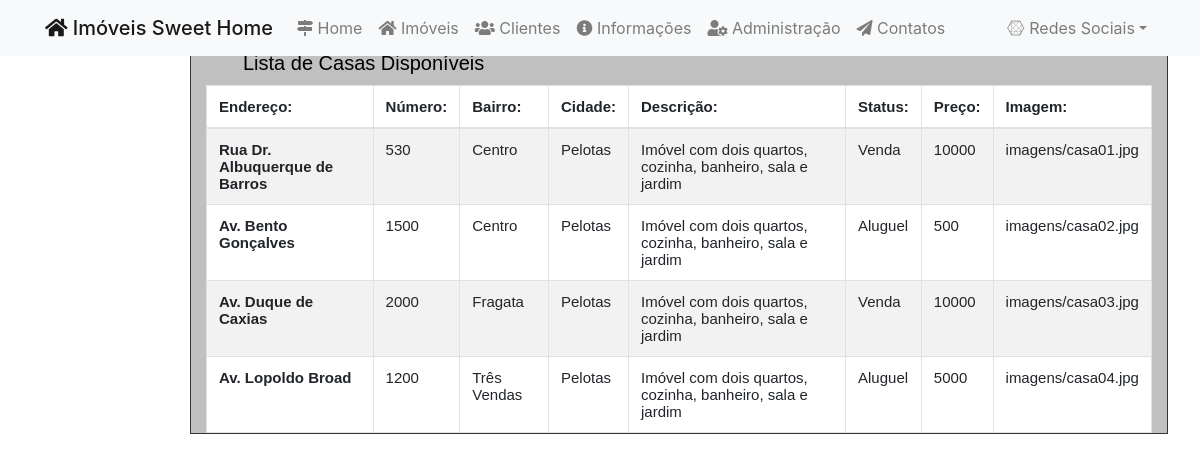
Before: /login/imoveis.php with the older database file.
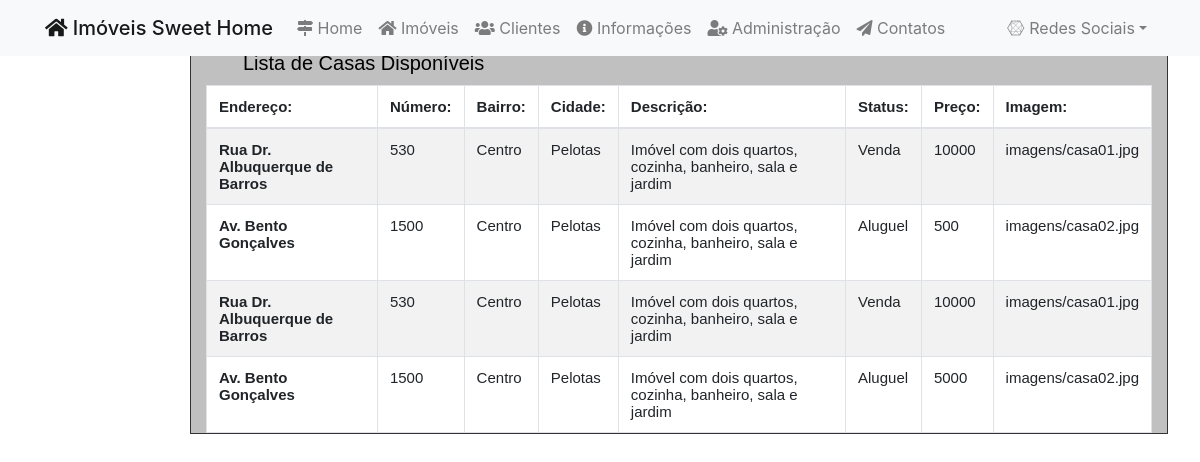
After: the same page with the newer database file.
### tables this page shows
CREATE TABLE `imoveis` (
  `id` int(11) NOT NULL,
  `endereco` varchar(200) NOT NULL,
  `numero` varchar(20) NOT NULL,
  `bairro` varchar(100) NOT NULL,
  `cidade` varchar(100) NOT NULL,
  `descricao` text NOT NULL,
  `status` varchar(50) NOT NULL,
  `preco` float NOT NULL,
  `imagem` varchar(200) NOT NULL
);

### login/imoveis.php (the view, shortened to what this page needs)
<?php
include '../includes/conexao.php';
?>
<!DOCTYPE html>
<html lang="pt-br">
<head>
    <link rel="stylesheet" type="text/css" href="css/estilo.css">
    <link rel="stylesheet" type="text/css" href="css/usuario.css">
    <link rel="stylesheet" href="https://use.fontawesome.com/releases/v5.3.1/css/all.css">
</head>
<body>
    <nav class="navbar navbar-expand-lg navbar-light bg-light mb-15">
        <div class="container">
            <a href="../index.php" class="navbar-brand h1 mb-0"><i class="fas fa-home"></i> Imóveis Sweet Home</a>
            <div class="collapse navbar-collapse" id="navbarSite">
                <ul class="navbar-nav mr-auto">
                    <li class="nav-item">
                        <a class="nav-link" href="../index.php"><i class="fas fa-map-signs"></i> Home</a>
                    </li>
                    <li class="nav-item">
                        <a class="nav-link" href="imoveis.php"><i class="fas fa-home"></i> Imóveis</a>
                    </li>
                    <li class="nav-item">
                        <a class="nav-link" href="../clientes.php"><i class="fas fa-users"></i> Clientes</a>
                    </li>
                    <li class="nav-item">
                        <a class="nav-link" href="#"><i class="fas fa-info-circle"></i> Informações</a>
                    </li>
                    <li class="nav-item">
                        <a class="nav-link" href="index.php"><i class="fas fa-user-cog"></i> Administração</a>
                    </li>
                    <li class="nav-item">
                        <a class="nav-link" href="../contatos.php"><i class="fas fa-paper-plane"></i> Contatos</a>
                    </li>
                </ul>
                <ul class="navbar-nav ml-auto">
                    <li class="nav-item dropdown">
                        <a href="#" class="nav-link dropdown-toggle" data-toggle="dropdown" id="navDrop"><i class="fab fa-connectdevelop"></i> Redes Sociais</a>
                    </li>
                </ul>
            </div>
        </div>
    </nav>
    <link rel="stylesheet" href="../css/bootstrap.min.css">
    <div id="box_usuarios">
        <?php
        $sql = "SELECT * FROM imoveis WHERE endereco != ''";
        $result = mysqli_query($conexao, $sql);
        if (mysqli_num_rows($result) == '') {
            echo "<h2>Não existem imóveis cadastrados!!</h2>";
        } else {
            ?>
            <div class="container">
                <h1 class="page-header">Lista de Casas Disponíveis</h1>
                <div class="table-responsive">
                    <table class="table table-striped table-bordered table-hover">
                        <thead>
                            <tr>
                                <th>Endereço:</th>
                                <th>Número:</th>
                                <th>Bairro:</th>
                                <th>Cidade:</th>
                                <th>Descrição:</th>
                                <th>Status:</th>
                                <th>Preço:</th>
                                <th>Imagem:</th>
                            </tr>
                        </thead>
                        <tbody>
                            <?php
                                while ($res_1 = mysqli_fetch_array($result)) {
                                    $endereco = utf8_encode($res_1['endereco']);
                                    $numero = $res_1['numero'];
                                    $bairro = utf8_encode($res_1['bairro']);
                                    $cidade = utf8_encode($res_1['cidade']);
                                    $descricao = utf8_encode($res_1['descricao']);
                                    $status = utf8_encode($res_1['status']);
                                    $preco = $res_1['preco'];
                                    $imagem = $res_1['imagem'];
                                    ?>
                                <tr>
                                    <th><?php echo $endereco ?></th>
                                    <td><?php echo $numero ?></td>
                                    <td><?php echo $bairro ?></td>
                                    <td><?php echo $cidade ?></td>
                                    <td><?php echo $descricao ?></td>
                                    <td><?php echo $status ?></td>
                                    <td><?php echo $preco ?></td>
                                    <td><?php echo $imagem ?></td>
                                </tr>
                            <?php
                                }
                                ?>
                        </tbody>
                    </table>
                </div>
            </div>
        <?php
        }
        ?>
    </div>
</body>
</html>

Changed rows visible on the page:
changed imoveis (number 3 of 4 on the later page): endereco "Av. Duque de Caxias" → "Rua Dr. Albuquerque de Barros"; numero "2000" → "530"; bairro "Fragata" → "Centro"; imagem "imagens/casa03.jpg" → "imagens/casa01.jpg"
changed imoveis (number 4 of 4 on the later page): endereco "Av. Lopoldo Broad" → "Av. Bento Gonçalves"; numero "1200" → "1500"; bairro "Três Vendas" → "Centro"; imagem "imagens/casa04.jpg" → "imagens/casa02.jpg"
